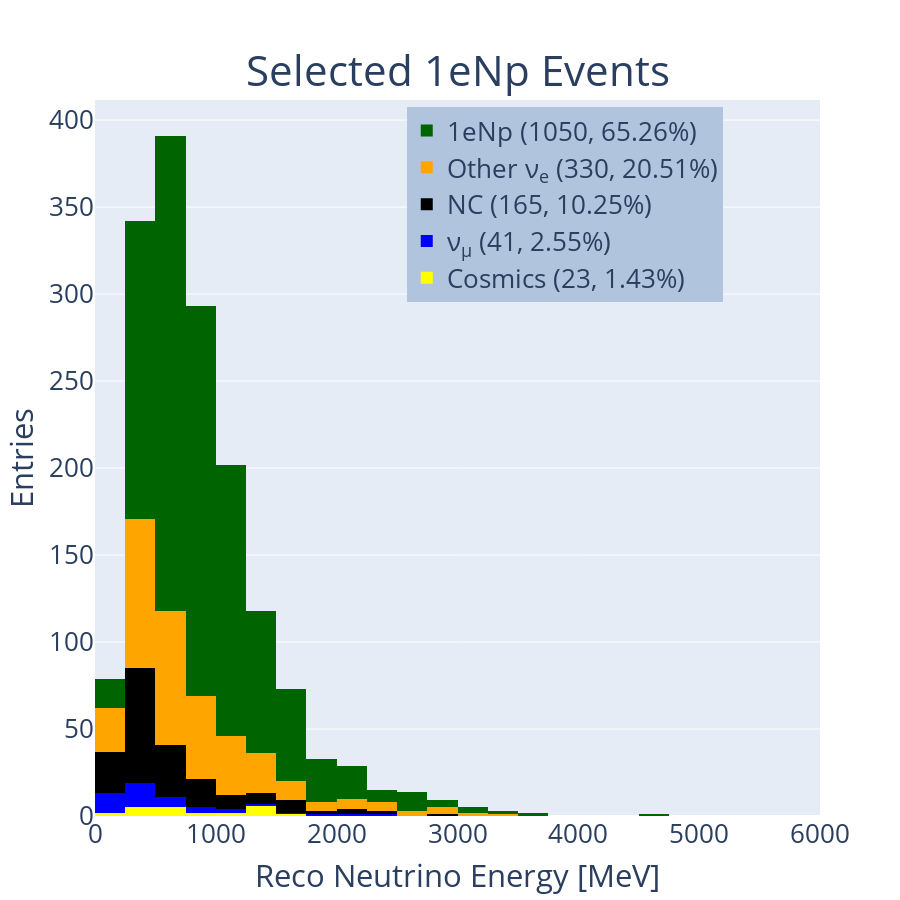

This figure's notebook cell:
### Code cell
#hist_1d('reco_nu_energy',[0,5000],[0,5000,250],'Reco Neutrino Energy [MeV]','Selected 1e1p Events','1e1p')
hist_1d('visible_energy_reco',[0,6000],[0,6000,250],'Reco Neutrino Energy [MeV]','Selected 1eNp Events','1eNp')
#hist_1d('reco_nu_energy',[0,5000],[0,5000,100],'Reco Neutrino Energy [MeV]','Selected CC \u03BD<sub>e</sub> Inclusive Events','Nue')

### Figure 1 — Plotly figure (JSON) as saved in the notebook; plotly's stock layout.template omitted (floating-point values rounded to 4 significant figures; data arrays with more than 128 entries replaced by an {"elided": "..."} marker saying what was removed)
{"data": [{"marker": {"color": "yellow"}, "name": "Cosmics (23, 1.43%)", "type": "histogram", "x": [594.9, 592.8, 1284.0, 309.6, 785.6, 172.3, 1153.0, 672.8, 363.0, 1345.0, 472.7, 1549.0, 1290.0, 1035.0, 1282.0, 393.9, 1293.0, 252.6, 859.7, 194.5, 1342.0, 591.8, 516.6], "xaxis": "x", "xbins": {"end": 6000, "size": 250, "start": 0}, "yaxis": "y"}, {"marker": {"color": "blue"}, "name": "ν<sub>μ</sub> (41, 2.55%)", "type": "histogram", "x": [164.2, 200.5, 350.0, 211.5, 298.8, 974.5, 179.3, 730.0, 691.7, 210.9, 312.1, 341.8, 891.4, 363.7, 327.2, 470.6, 1020.0, 163.2, 291.1, 365.5, 2372.0, 163.2, 488.2, 540.3, 1605.0, 797.8, 147.3, 218.9, 386.6, 613.9, 543.3, 135.7, 2121.0, 1296.0, 1984.0, 261.3, 1016.0, 288.9, 528.2, 208.0, 315.7], "xaxis": "x", "xbins": {"end": 6000, "size": 250, "start": 0}, "yaxis": "y"}, {"marker": {"color": "black"}, "name": "NC (165, 10.25%)", "type": "histogram", "x": {"elided": "165 float values"}, "xaxis": "x", "xbins": {"end": 6000, "size": 250, "start": 0}, "yaxis": "y"}, {"marker": {"color": "purple"}, "name": "Other (0, 0.00%)", "type": "histogram", "x": [], "xaxis": "x", "xbins": {"end": 6000, "size": 250, "start": 0}, "yaxis": "y"}, {"marker": {"color": "orange"}, "name": "Other ν<sub>e</sub> (330, 20.51%)", "type": "histogram", "x": {"elided": "330 float values"}, "xaxis": "x", "xbins": {"end": 6000, "size": 250, "start": 0}, "yaxis": "y"}, {"marker": {"color": "darkgreen"}, "name": "1eNp (1050, 65.26%)", "type": "histogram", "x": {"elided": "1050 float values"}, "xaxis": "x", "xbins": {"end": 6000, "size": 250, "start": 0}, "yaxis": "y"}], "layout": {"annotations": [{"font": {"size": 46}, "showarrow": false, "text": "<span style='font-size: 42px;'>Selected 1eNp Events", "x": 0.5, "xanchor": "center", "xref": "paper", "y": 1, "yanchor": "bottom", "yref": "paper"}], "barmode": "stack", "font": {"size": 26}, "height": 900, "legend": {"bgcolor": "LightSteelBlue", "bordercolor": "Black", "x": 0.43, "xanchor": "left", "y": 0.99, "yanchor": "top"}, "showlegend": true, "width": 900, "xaxis": {"anchor": "y", "domain": [0, 1], "range": [0, 6000], "title": {"text": "Reco Neutrino Energy [MeV]"}}, "yaxis": {"anchor": "x", "domain": [0, 1], "title": {"text": "Entries"}}}}
